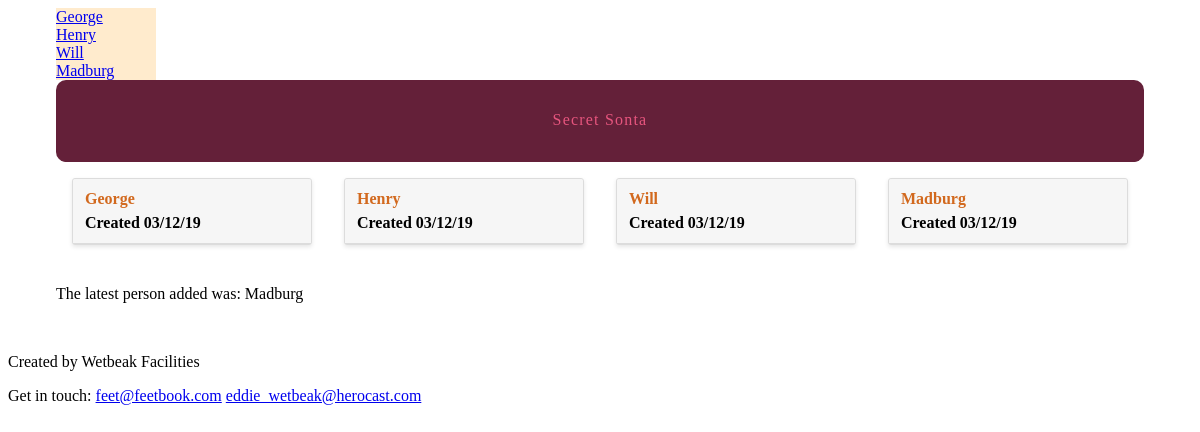
The page /presents/ on the database its author committed.
### presents/models.py (models this page shows)
class Person(models.Model):
    created_at = models.DateTimeField(auto_now_add=True)
    name = models.CharField(max_length=255)
    def __str__(self):
        return self.name

### presents/views.py (the view)
# urls.py: path('', views.person_list, name='list'),
def person_list(request):
    persons = Person.objects.all()
    email = "feet@feetbook.com"
    return render(request, "presents/person_list.html",
                    {"persons": persons,
                    'email':email})

### presents/templatetags/presents_extras.py (called while the page is built)
@register.simple_tag
def newest_present():
    return Person.objects.latest('created_at')

@register.inclusion_tag('presents/person_nav.html')
def nav_persons_list():
    persons = Person.objects.all()
    return {'persons': persons}

### presents/templates/presents/person_list.html (shortened to what this page needs)
{% extends 'layout.html' %}
{% load static from staticfiles %}
{% load presents_extras %}
{% block static %}
<link rel="stylesheet" href="{% static 'presents/css/presents.css' %}">
{% endblock %}
{% block content %}
<div class="cards">
  {% for person in persons %}
  <div class="card">
    <header>
      <a href="{% url 'presents:idea_detail' pk=person.pk %}">{{ person.name }}</a>
      <div>Created {{ person.created_at|date:"d/m/y"}}</div>
    </header>
  </div>
  {% endfor %}
  </div>
  <div class="cards">
      <p>The latest person added was: {% newest_present %}</p>
  </div>
{% endblock %}

### presents/templates/presents/person_nav.html
{% for person in persons %}
  <div><a href="{% url 'presents:idea_detail' pk=person.pk %}">{{ person.name }}</a></div>
{% endfor %}

### assets/css/layout.css (style rules this page uses)
html { box-sizing: border-box; }
*, *::after, *::before { box-sizing: inherit; }
.cards { display: -webkit-box; display: -moz-box; display: box; display: -webkit-flex; display: -moz-flex; display: -ms-flexbox; display: flex; -webkit-box-lines: multiple; -moz-box-lines: multiple; box-lines: multiple; -webkit-flex-wrap: wrap; -moz-flex-wrap: wrap; -ms-flex-wrap: wrap; flex-wrap: wrap; -webkit-box-pack: justify; -moz-box-pack: justify; box-pack: justify; -webkit-justify-content: space-between; -moz-justify-content: space-between; -ms-justify-content: space-between; -o-justify-content: space-between; justify-content: space-between; -ms-flex-pack: justify; }
.card { -webkit-flex-basis: 15em; -moz-flex-basis: 15em; flex-basis: 15em; -ms-flex-preferred-size: 15em; -webkit-flex-grow: 1; -moz-flex-grow: 1; flex-grow: 1; -ms-flex-positive: 1; -webkit-transition: all 0.2s ease-in-out; -moz-transition: all 0.2s ease-in-out; transition: all 0.2s ease-in-out; background-color: #f6f6f6; border-radius: 3px; border: 1px solid gainsboro; box-shadow: 0 2px 4px #e6e6e6; margin: 0 1em 1.5em 1em; position: relative; }
.card header { -webkit-transition: all 0.2s ease-in-out; -moz-transition: all 0.2s ease-in-out; transition: all 0.2s ease-in-out; background-color: #f6f6f6; border-bottom: 1px solid gainsboro; border-radius: 3px 3px 0 0; font-weight: bold; line-height: 1.5em; padding: 0.5em 0.75em; }
.card header a { color: #642039; text-decoration: none; }

### presents/static/presents/css/presents.css (style rules this page uses)
.card header a { color: chocolate; }

### rows shown on the page
Person: name "George", created_at "03/12/19"
Person: name "Henry", created_at "03/12/19"
Person: name "Will", created_at "03/12/19"
Person: name "Madburg", created_at "03/12/19"

### other values the page prints
{{ email|urlize }} "feet@feetbook.com"
